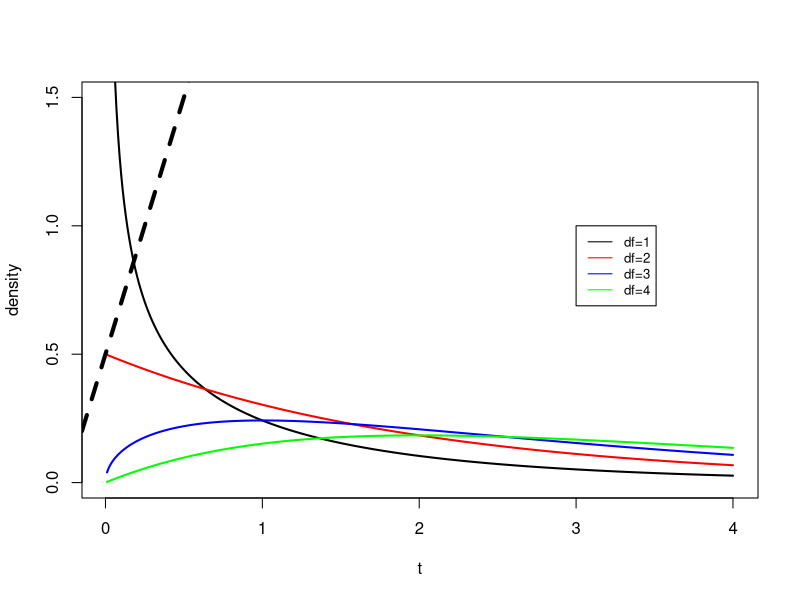
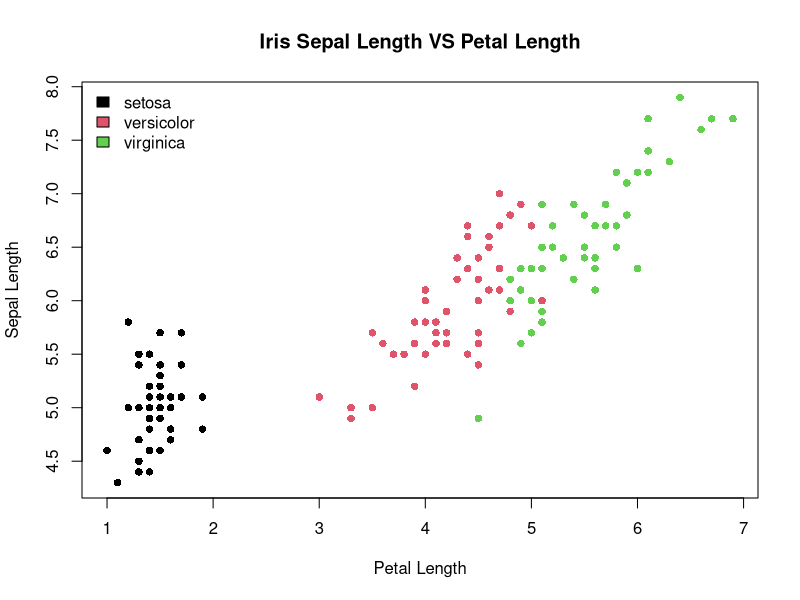

Here is the R script that generated these plots, in order:
## ---- chunk 1
knitr::opts_chunk$set(echo = TRUE)
## ---- chunk 2
library(ggplot2)
library(dplyr)
df = 1
t = (1:400)/100
y1 = dchisq(t, df = 1)
plot(t, y1, type="l",lwd=2,col="black",ylim=c(0,1.5),ylab="density")
## now, adding new plots
y2 = dchisq(t,df=2)
y3 = dchisq(t,df=3)
y4 = dchisq(t,df=4)
lines(t, y2, lwd=2,col="red")
lines(t, y3, lwd=2,col="blue")
lines(t, y4, lwd=2,col="green")

## and we add a legend, too

legend(x=3,y=1,legend=c("df=1", "df=2", "df=3", "df=4"),
       col=c("black", "red", "blue", "green"), lty="solid", cex=0.8)

abline(a=0.5, b=2, lwd=4, lty='dashed')
## ---- chunk 3
data(iris)
x = iris$Petal.Length
y = iris$Sepal.Length


plot(x,y,pch=16, xlab='Petal Length',
                 ylab='Sepal Length',
                 main='Iris Sepal Length VS Petal Length',
                  col=iris$Species)

#Legend
legend("topleft",legend=unique(iris$Species),
       fill=unique(iris$Species),bty='n')
## ---- chunk 4

